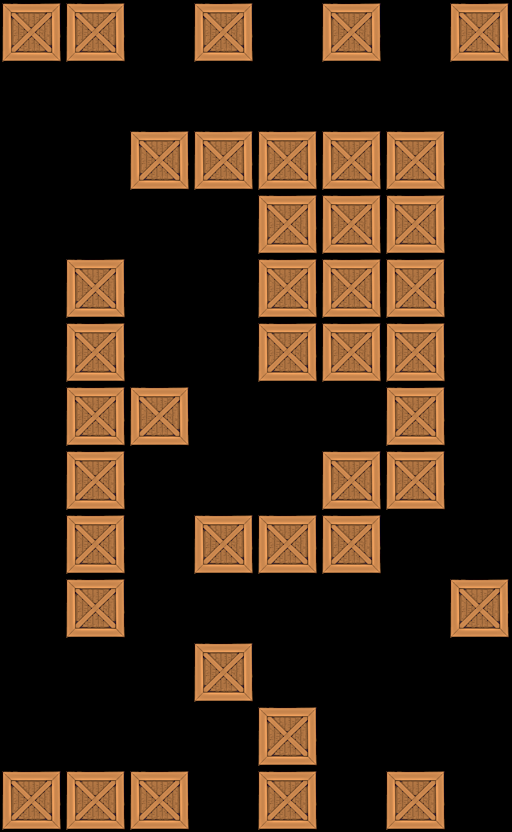

Tiled map render using the project's own tile images. Description and the map definition, with tile-layer contents summarised, below:
An orthogonal 8x13 tile map with 64x64 px tiles, 1 tile layer (Tile Layer 1).

<map version="1.0" orientation="orthogonal" width="8" height="13" tilewidth="64" tileheight="64">
 <tileset firstgid="1" name="crate" tilewidth="64" tileheight="64">
  <image source="../../crate5.png" width="64" height="64" />
 </tileset>
 <layer name="Tile Layer 1" width="8" height="13">
  <data>[104 cells, 40 non-empty, 1 distinct tile ids]</data>
 </layer>
</map>
